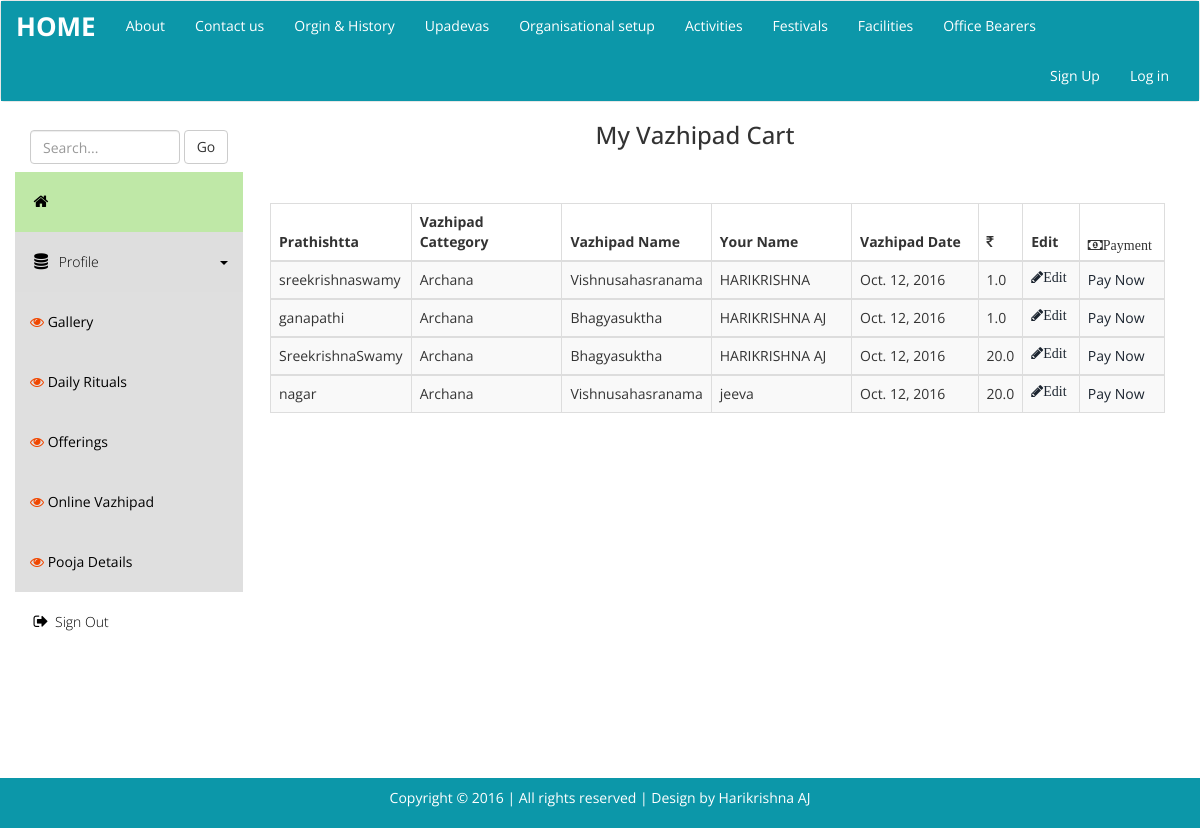
Page /register/list/ on the committed database.
### registration/models.py (models this page shows)
class Student(models.Model):
    aums_id = models.CharField(_('Prathishtta'),  max_length=32, choices=Prathishtta, blank=False, unique=True,primary_key=True)
    name = models.CharField(_('Vazhipad cattegory'), max_length=32, choices=Vazhipad_cattegory,blank=True, null=True)
    curr_course = models.CharField(_('Vazhipad'), max_length=32,choices= Archana ,blank=True, null=True,
                                  validators=[RegexValidator(regex='^[A-Za-z]*$')])
    branch = models.CharField(_('Your Name'), max_length=32, blank=True, null=True)
    tenth_mark = models.DateField(_('Vazhipad Date'), null=True)
    twelth_mark = models.FloatField( _('Price'), blank=True, null=True)
    Objects = StudentManager()

### registration/views.py (the view)
class StudentListView(LoginRequiredMixin,ListView):
    template_name = 'register/kststaff/list.html'
    def get_queryset(self):
        return Student.Objects.all()

### registration/templates/register/kststaff/list.html
{% extends "static/base_dash.html" %}
{% load staticfiles %}
{% block body %}
<div class="container">
    <h3 class=" col-md-offset-2 " align="center">My Vazhipad Cart</h3> <br>
    <div class="templatemo-content-wrapper">
        <div class="templatemo-content">
  <div class="row">
      <div class="table-responsive">
          <table class="table table-bordered table-striped table-hover d">
              {% if object_list %}
              <thead>
                  <tr>
                        <th>Prathishtta</th>
                        <th style="width:170px">Vazhipad Cattegory</th>
                        <th>Vazhipad Name</th>
                        <th style="width:150px">Your Name</th>
                       <th style="width:140px">Vazhipad Date</th>
                        <th><i class="fa fa-inr"></i></th>
                        <th>Edit</th>
                        <th><i class="fa fa-money fa-pull-left">Payment</i></th>
                  </tr>
              </thead>
              <tbody>
              {% for student in object_list %}
              <tr>
                    <td> {{ student.aums_id }} </td>
                    <td> {{ student.name }} </td>
                    <td> {{ student.curr_course }} </td>
                    <td> {{ student.branch }} </td>
                    <td> {{ student.tenth_mark }} </td>
                    <td> {{ student.twelth_mark }} </td>
                    <td><a href="{% url 'student_profile_update' student.aums_id %}" ><i class="fa fa-pencil fa-pull-left">Edit</i></a></td>
                    <td><a href="{% url 'student_profile_update' student.aums_id %}" >Pay Now</a></td>
              </tr>
              </tbody>
              {% endfor %}
              {% else %}
              <div class="alert alert-danger" style="text-align: center">
								 Your Vazhipad Cart is Empty !....
						 	</div>
              {% endif%}
          </table>
      </div>
  </div>
</div>
    </div>
    </div>
{% endblock body %}

### registration/templates/static/base_dash.html (shortened to what this page needs)
{% load staticfiles %}
<!DOCTYPE html>
<head>
  <link rel="stylesheet" href="{% static 'css/templatemo_main.css' %}">
  <link href="{% static 'css/bootstrap.css' %}" rel='stylesheet' type='text/css' />
</head>
<body>
<div class="page-wrap">
{% block navbar %}
	{% include 'static/navbar_top.html' %}
{% endblock navbar %}
<div class="template-page-wrapper">
      <div class="navbar-collapse collapse templatemo-sidebar">
        <ul class="templatemo-sidebar-menu">
          <li>
            <form class="navbar-form">
              <input type="text" class="form-control" id="templatemo_search_box" placeholder="Search...">
              <span class="btn btn-default">Go</span>
            </form>
          </li>
          <li class="active"><a href="{% url 'manage_students' %}"><i class="fa fa-home">{{ user.get_username }}</i></a></li>
          <li class="sub open">
            <a href="javascript:;">
              <i class="fa fa-database"></i> Profile <div class="pull-right"><span class="caret"></span></div>
            </a>
            <ul class="templatemo-submenu">
                <li><a href="{% url 'gallery' %}">
                  <i class='fa fa-eye' style='color:#F14700'></i> Gallery </a></li>
               <li> <a href="{% url 'dailyrituals' %}">
                    <i class='fa fa-eye' style='color:#F14700'></i> Daily Rituals </a></li>
                <li><a href="{% url 'offerings' %}">
                    <i class='fa fa-eye' style='color:#F14700'></i> Offerings </a></li>
                <li><a href="{% url 'vazhipad_booking' %}">
                    <i class='fa fa-eye' style='color:#F14700'></i> Online Vazhipad </a></li>
                <li><a href="{% url 'poojadetails' %}">
                    <i class='fa fa-eye' style='color:#F14700'></i> Pooja Details </a></li>
            </ul>
          </li>
          <li><a href="{% url 'logout' %}"><i class="fa fa-sign-out"></i>Sign Out</a></li>
        </ul>
      </div>
    </div>
{% block body %}
{% endblock body %}
</div>
{% include 'static/fixed_footer.html' %}
</body>
</html>

### registration/templates/static/navbar_top.html (shortened to what this page needs)
{% load staticfiles %}
<nav class="navbar navbar-default " >
  <div class="container-fluid" style="background-color:	#0c97a9;" >
    <div class="navbar-header">
      <a class="navbar-brand" href="/"><b>HOME</b></a>
    </div>
    <div class="collapse navbar-collapse" id="bs-example-navbar-collapse-1">
      <ul class="nav navbar-nav">
		  <li><a href="{% url 'about' %}">About</a></li>
          <li><a href="{% url 'contactus' %}">Contact us</a></li>
          <li><a href="{% url 'orgin' %}">Orgin & History</a></li>
          <li><a href="{% url 'upadevas' %}">Upadevas</a></li>
          <li><a href="{% url 'organisationalsetup' %}">Organisational setup</a></li>
          <li><a href="{% url 'activities' %}">Activities</a></li>
          <li><a href="{% url 'festivals' %}">Festivals</a></li>
          <li><a href="{% url 'facilities' %}">Facilities</a></li>
          <li><a href="{% url 'officebearers' %}">Office Bearers</a></li>
      </ul>
      {% if user.is_anonymous %}
      <ul class="nav navbar-nav navbar-right">
        <li><a href="{% url 'register_user' %}">Sign Up</a></li>
		  <li><a href="{% url 'login' %}">Log in</a></li>
      </ul>
      {% endif %}
    </div>
  </div>
</nav>

### registration/templates/static/fixed_footer.html
<footer class="site-footer" style="background-color:#0c97a9; position: fixed; width:100%; bottom:0;">
  <div class="container">
      <p>Copyright © 2016 | All rights reserved | Design by <a href="http://www.hkwebdevelopers.weebly.com">Harikrishna AJ</a></p>
  </div>
</footer>

### media/css/templatemo_main.css (style rules this page uses)
* { font-family: 'Open Sans', sans-serif; }
body { background-color: rgb(235,235,235); }
.templatemo-content-wrapper { float: left; width: 100%; }
.templatemo-content { margin-left: 235px; margin-top: 0px; min-height: 600px; padding: 25px 20px 0 20px; background-color: white; overflow-x: hidden; }
#templatemo_search_box { width: 150px; display: inline-block; }
.navbar { margin-bottom: 0; border-radius: 0; }
.navbar-header { color: rgb(127,127,127); }
.templatemo-sidebar { padding: 0; margin-top: 20px; }
.templatemo-sidebar .templatemo-sidebar-menu { list-style: none; margin: 0; padding: 0; }
.templatemo-sidebar .templatemo-sidebar-menu > li { display: block; margin: 0; padding: 0; border: 0px; }
.templatemo-sidebar .templatemo-sidebar-menu > li > a { display: block; position: relative; margin: 0; border: 0px; padding: 20px 15px; text-decoration: none; font-size: 14px; font-weight: 300; }
.templatemo-sidebar-menu a { color: black; }
.templatemo-sidebar-menu li.sub .templatemo-submenu { display: none; }
.templatemo-sidebar-menu li.sub.open .templatemo-submenu { display: block; }
.templatemo-submenu { padding-left: 0; }
.templatemo-submenu li { list-style: none; background-color: #DFDFDF; }
.templatemo-submenu li a { display: block; padding: 20px 15px; margin: 0; }
.templatemo-sidebar-menu > li.sub.open > a { background-color: rgba(145,145,145,0.3); }
.templatemo-sidebar .templatemo-sidebar-menu >li.active, .templatemo-sidebar .templatemo-sidebar-menu>li>a:hover { background-color: rgb(191, 232, 167); }
.templatemo-sidebar .templatemo-sidebar-menu > li > a > i { font-size: 16px; top: 2px; margin-top: 1px; margin-left: 1px; margin-right: 4px; display: inline-block; width: 1.25em; text-align: center; }
.nav-pills>li>a, .nav-tabs>li>a, .alert, .progress, .panel, .btn, .panel-group .panel, .form-control, .modal-content, .breadcrumb { border-radius: 0; }
@media screen and (min-width: 992px) { .templatemo-sidebar { width: 235px; float: left; position: relative; margin-right: -100%; } }
* { margin :0; }
html, body { height: 100%; }
.page-wrap { min-height: 100%; margin-bottom: -50px; }
.page-wrap:after { content: ""; display: block; }
.site-footer, .page-wrap:after { height: 50px; }
.site-footer { background: #637f83; text-align: center; color: white; }
.site-footer .container { color: white; position: relative; top:50%; -webkit-transform: translateY(-50%); -ms-transform: translateY(-50%); transform: translateY(-50%); }
.site-footer a { color:#fff; }

### rows in the picture
Student: aums_id "sreekrishnaswamy", name "Archana", curr_course "Vishnusahasranama", branch "HARIKRISHNA", tenth_mark "Oct. 12, 2016", twelth_mark "1.0"
Student: aums_id "ganapathi", name "Archana", curr_course "Bhagyasuktha", branch "HARIKRISHNA AJ", tenth_mark "Oct. 12, 2016", twelth_mark "1.0"
Student: aums_id "SreekrishnaSwamy", name "Archana", curr_course "Bhagyasuktha", branch "HARIKRISHNA AJ", tenth_mark "Oct. 12, 2016", twelth_mark "20.0"
Student: aums_id "nagar", name "Archana", curr_course "Vishnusahasranama", branch "jeeva", tenth_mark "Oct. 12, 2016", twelth_mark "20.0"
